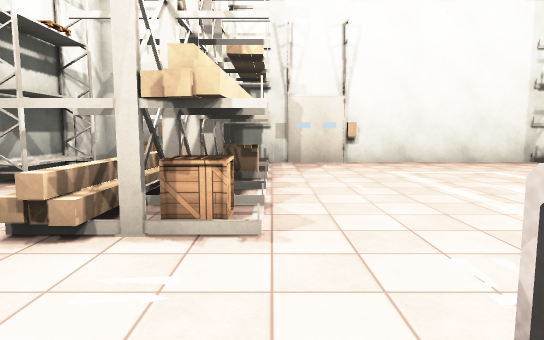
View 1 (above)

17 first-person views from a walk through a scene from a Unity 3-D project. The camera is 1.4 m above the floor, tilts 6° down and sees 75° across. The floor is counted in squares, 2 m on a side. Each view is taken from the middle of a square. On the plan, view 1 faces up. The plan holds only what a view shows up to about 11 squares ahead; the rest is blank. Some surface patterns are stand-ins.

View 2
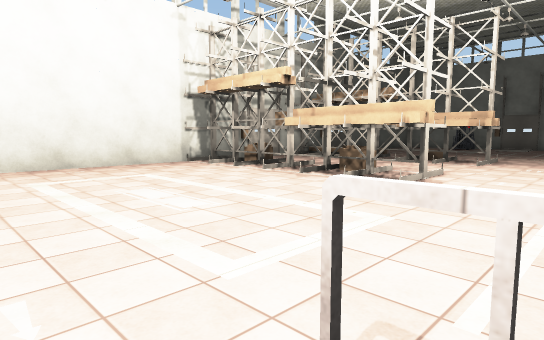

View 3
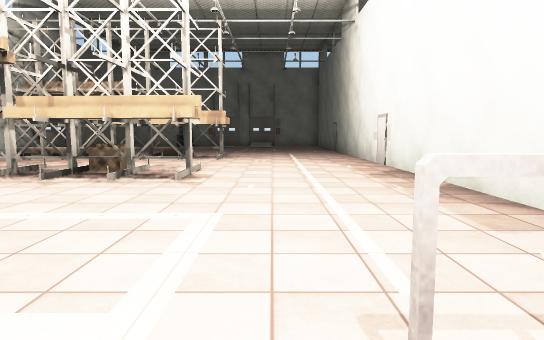

View 4
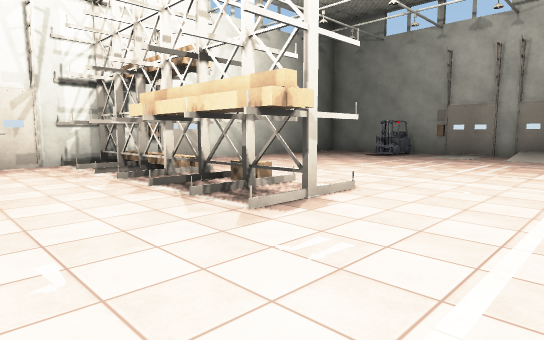

View 5
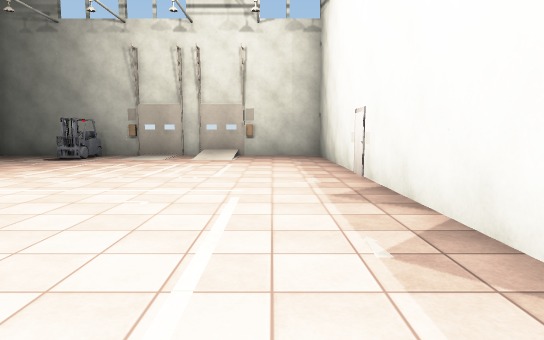

View 6
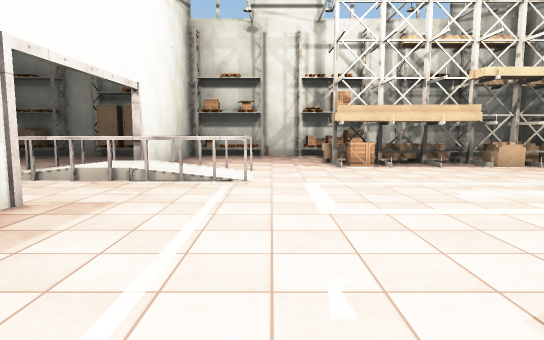

View 7
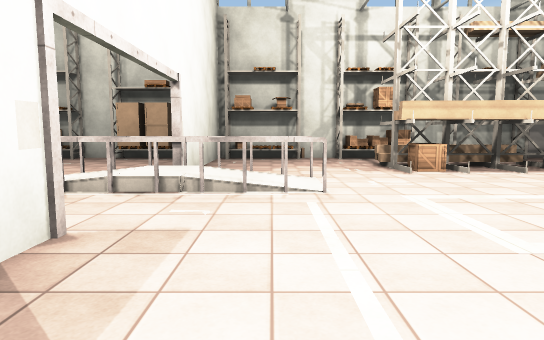

View 8
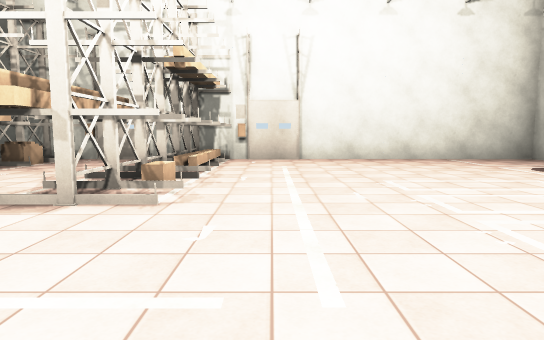

View 9
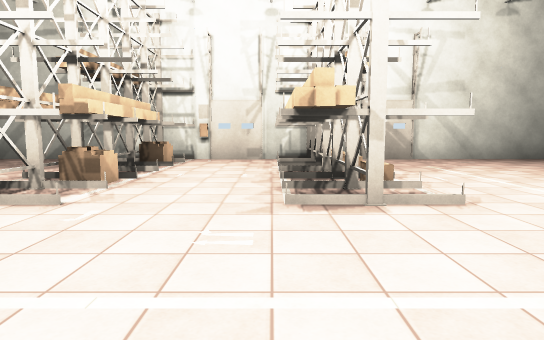

View 10
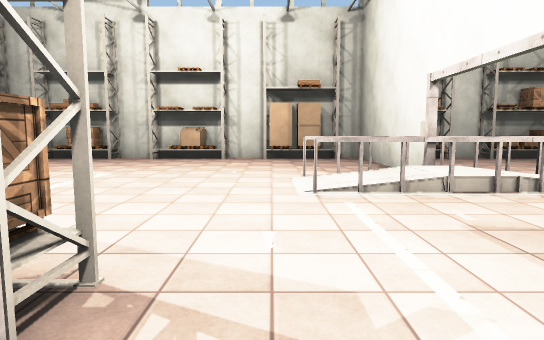

View 11
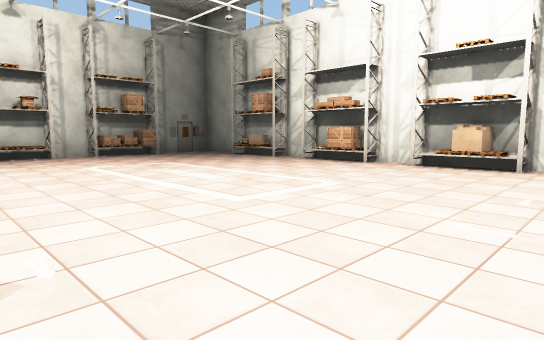

View 12
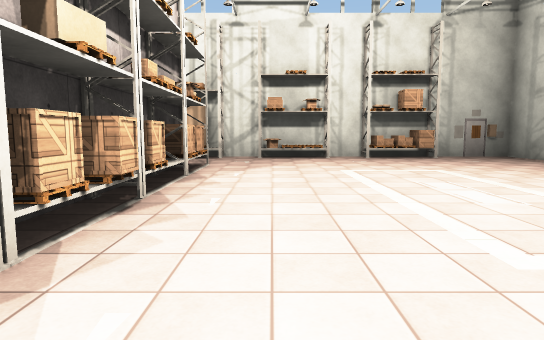

View 13
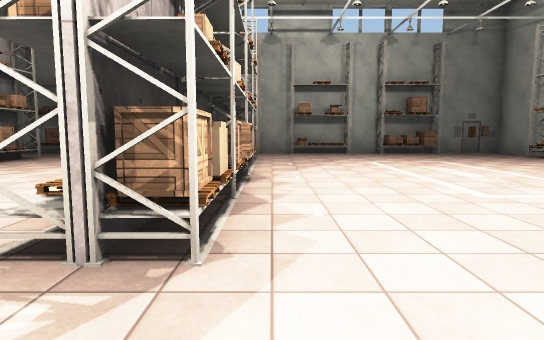

View 14
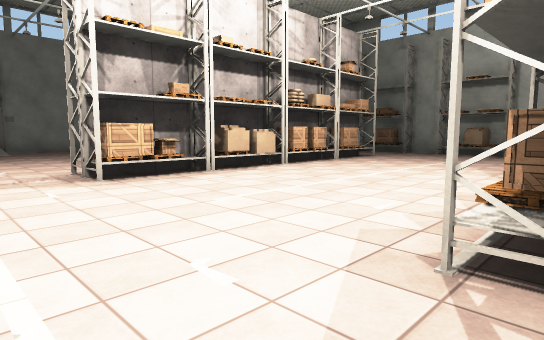

View 15
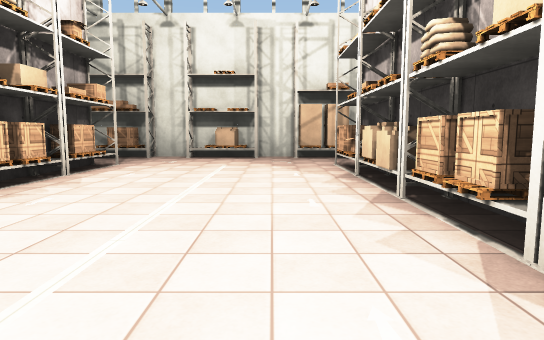

View 16
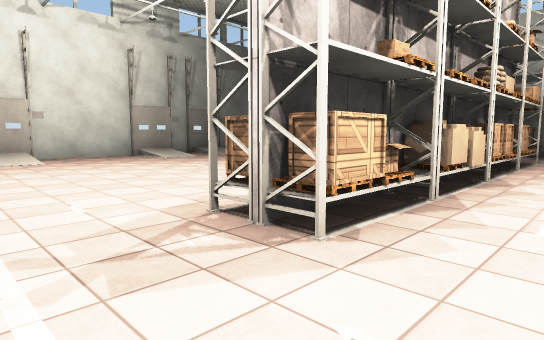

View 17
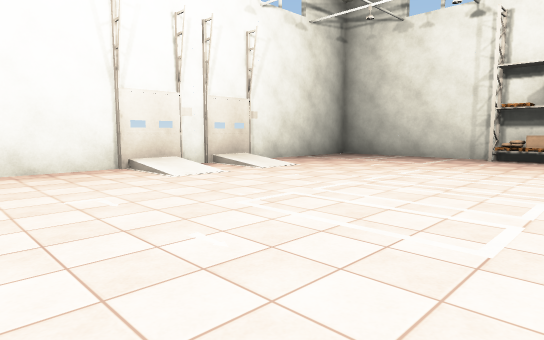

### Floor plan
Key: @ floor where view 1 was taken; # wall or solid block; . main floor; : floor 0.25 m higher than the main floor; / step, stairs or slope; R rack; G gate; B box; T thing the floor can be seen under or through; P pallet; O other object.
Columns run from 4 left of view 1 to 20 right of it. Each row starts with its distance up from view 1.
  9 #########################
  8 #O R#G.....R.G.R.G......#
  7 RO R.......RO..RO.......#
  6 #..RO......R...R........#
  5 R..R.......R...R.......##
  4 R..R.......RO..R........O
  3 OOOB.......R...R........G
  2 OO...................../G
  1 RO...................../G
  0 O...@/T.................#
 -1 O....:T.................#
 -2 R####:T.#################
 -3 OO.../T...........
 -4 OO.............B......./G
 -5 R.......PB....BRO....../#
 -6 OO......OOBP..P ........#
 -7 #.......PBR...OR .......#
 -8 R.......PBP....O ....../G
 -9 OB......ORP...B  ....../G
-10 #O.......O....P   ...../G
-11 R.......OB....OR  ...../#
-12 OO......OOO...O   ......#
-13 O........R......  ......#
-14 #..OO..O....O...  .O....#
-15 #.ROOOOOROORO#.OBROOO..
-16 #######################

Positions as (right, up) in squares from view 1, and headings:
1: (0, 0), facing up
2: (1, 0), facing up-right
3: (1, 1), facing right
4: (8, 0), facing up-right
5: (9, 0), facing right
6: (7, 1), facing left
7: (6, 0), facing left
8: (13, -1), facing up
9: (10, -1), facing up
10: (6, -4), facing left
11: (4, -4), facing down-left
12: (3, -5), facing down
13: (4, -3), facing down
14: (5, -3), facing down-right
15: (7, -5), facing down
16: (9, -3), facing down-right
17: (13, -5), facing down-right
